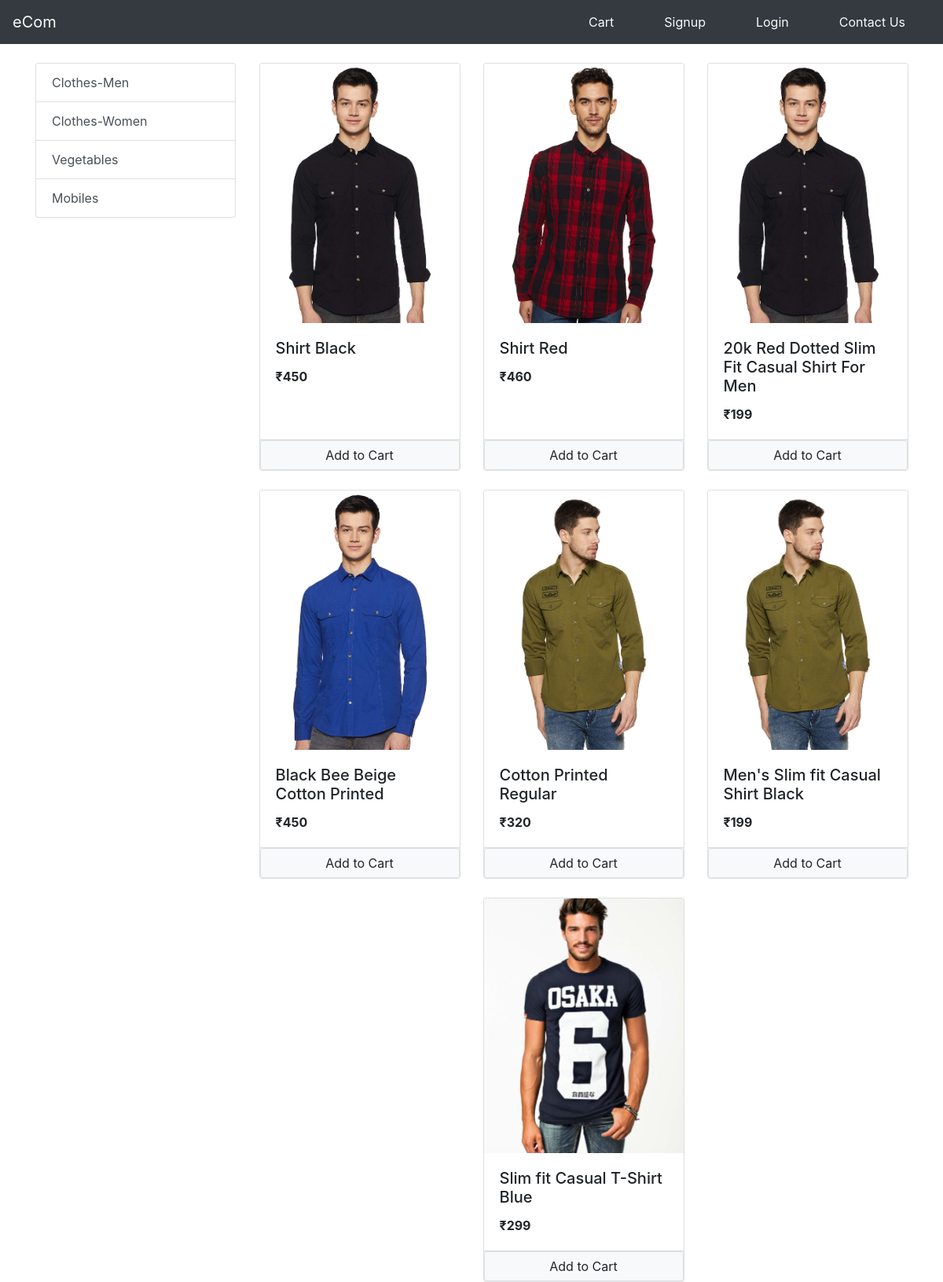
The page /?category=6 on the database its author committed.
### store/models/category.py (models this page shows, shortened)
class Category(models.Model):
    name=models.CharField(max_length=200)
    @staticmethod
    def get_all_categories():
        return Category.objects.all()

### store/models/product.py (models this page shows, shortened)
class Product(models.Model):
    category= models.ForeignKey(Category,on_delete=models.CASCADE,default=1)
    name = models.CharField(max_length=50)
    price = models.IntegerField(default=0)
    discription =  models.CharField(max_length=200,default="")
    image=models.ImageField(upload_to='uploads/products/')
    @staticmethod
    def get_products_by_id(category_id):
        if category_id:
            return Product.objects.filter(category=category_id)
        else:
            return Product.get_all_products()

### store/views/index.py (the view, shortened to what this page needs)
# urls.py: path('',index.Index.as_view(),name='index'),
class Index(View):
    def get(self,request):
        products=None
        categories=Category.get_all_categories()
        category_id=request.GET.get('category')
        if(category_id):
            products=Product.get_products_by_id(category_id)
        else:
            products=Product.get_all_products()
        return render(request,'index.html',{'products':products,'categories':categories})

### templates/index.html (shortened to what this page needs)
{% extends 'store/base.html' %}
{% block body_block %}
{% load cart %}
  <div class="row ">
    <div class="col-lg-3 ">
      <div class="list-group mt-4 ">
        {% for category in categories %}
        <a href="/?category={{category.id}}" class="list-group-item list-group-item-action">{{category.name}}</a>
        {% endfor %}
      </div>
    </div>
    <div class="col-lg-9">
      <div class="row">
        {% for product in products %}
        <div class="card mx-auto mt-4" style="width: 16rem;" id="{{product.id}}">
          <img class="card-img-top" src="{{product.image.url}}" alt="Card image cap">
          <div class="card-body">
            <h5 class="card-title">{{product.name}}</h5>
            <p class="card-text"><b>₹{{product.price}}</b></p>
          </div>
          <div class="card-footer p-0  ">
            {% if product|is_in_cart:request.session.cart  %}
            <div class="row no-gutters">
              <form action="/#{{product.id}}" method="post" class="col-2">
                {% csrf_token %}
                <input hidden type="text" value="{{product.id}}" name="product">
                <input hidden type="text" value="True" name="remove">
                <input type="submit" value="-" class="btn btn-secondary btn-block">
              </form>
              <div class="col text-center mt-2 ">{{product|cart_quantity:request.session.cart}} in cart</div>
              <form action="/#{{product.id}}" method="post" class="col-2">
                {% csrf_token %}
                <input hidden type="text" value="{{product.id}}" name="product">
                <input type="submit" value="+" class="btn btn-secondary btn-block">
              </form>
            </div>
            {% else %}
            <form method="POST" class="btn-block p-0" action="/#{{product.id}}">
              <input type="submit" class="btn btn-light mx-auto border btn-block" value="Add to Cart">
            </form>
            {% endif %}
          </div>
        </div>
        {% endfor %}
      </div>
    </div>
  </div>
</div>
{% endblock %}

### rows shown on the page
Category: name "Clothes-Men"
Category: name "Clothes-Women"
Category: name "Vegetables"
Category: name "Mobiles"
Product: image (picture), name "Shirt Black", price "450"
Product: image (picture), name "Shirt Red", price "460"
Product: image (picture), name "20k Red Dotted Slim Fit Casual Shirt For Men", price "199"
Product: image (picture), name "Black Bee Beige Cotton Printed", price "450"
Product: image (picture), name "Cotton Printed Regular", price "320"
Product: {{ product.id }} 16 (drawn), image (picture), name "Men's Slim fit Casual Shirt Black", price "199"
Product: image (picture), name "Slim fit Casual T-Shirt Blue", price "299"
